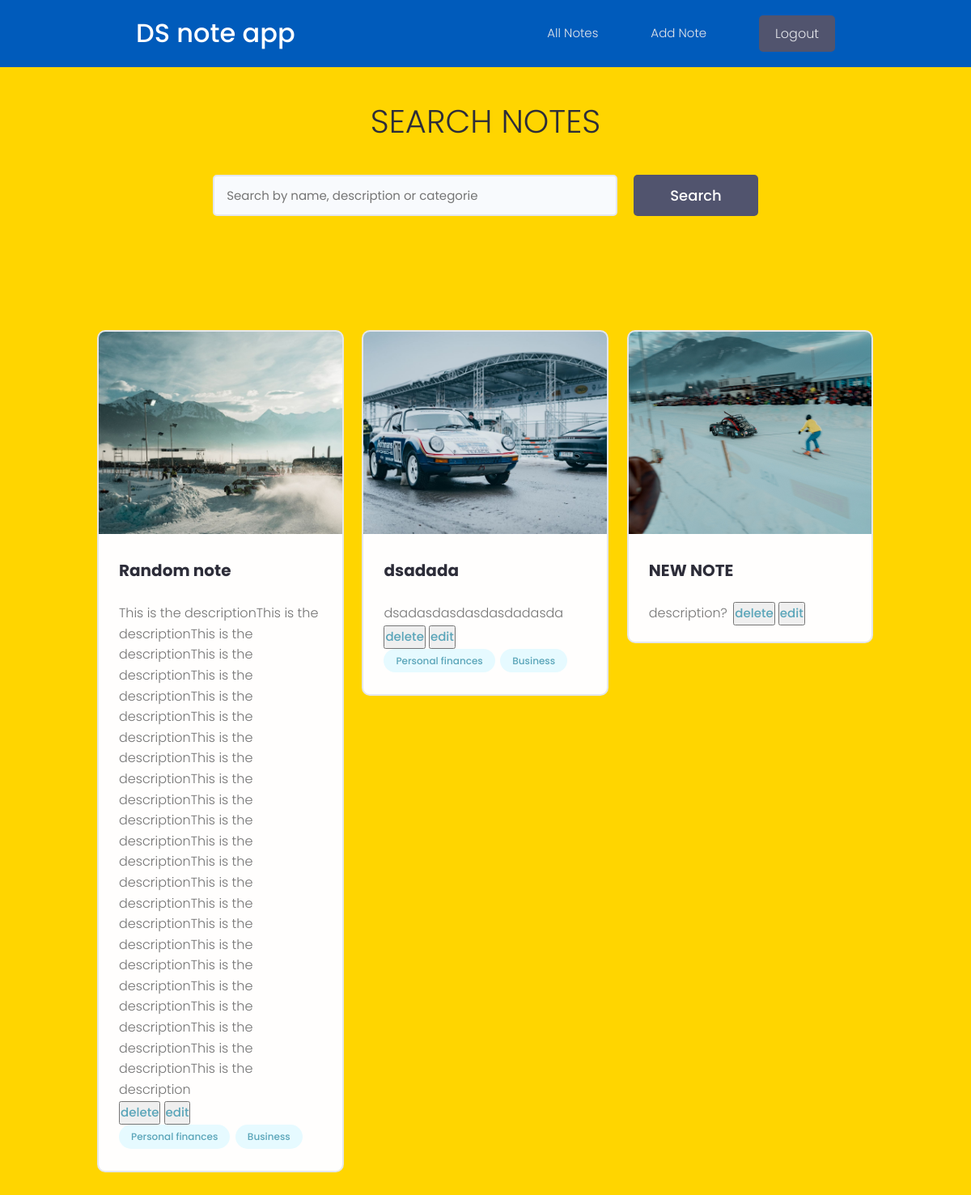
The app's page / (signed in), older data.
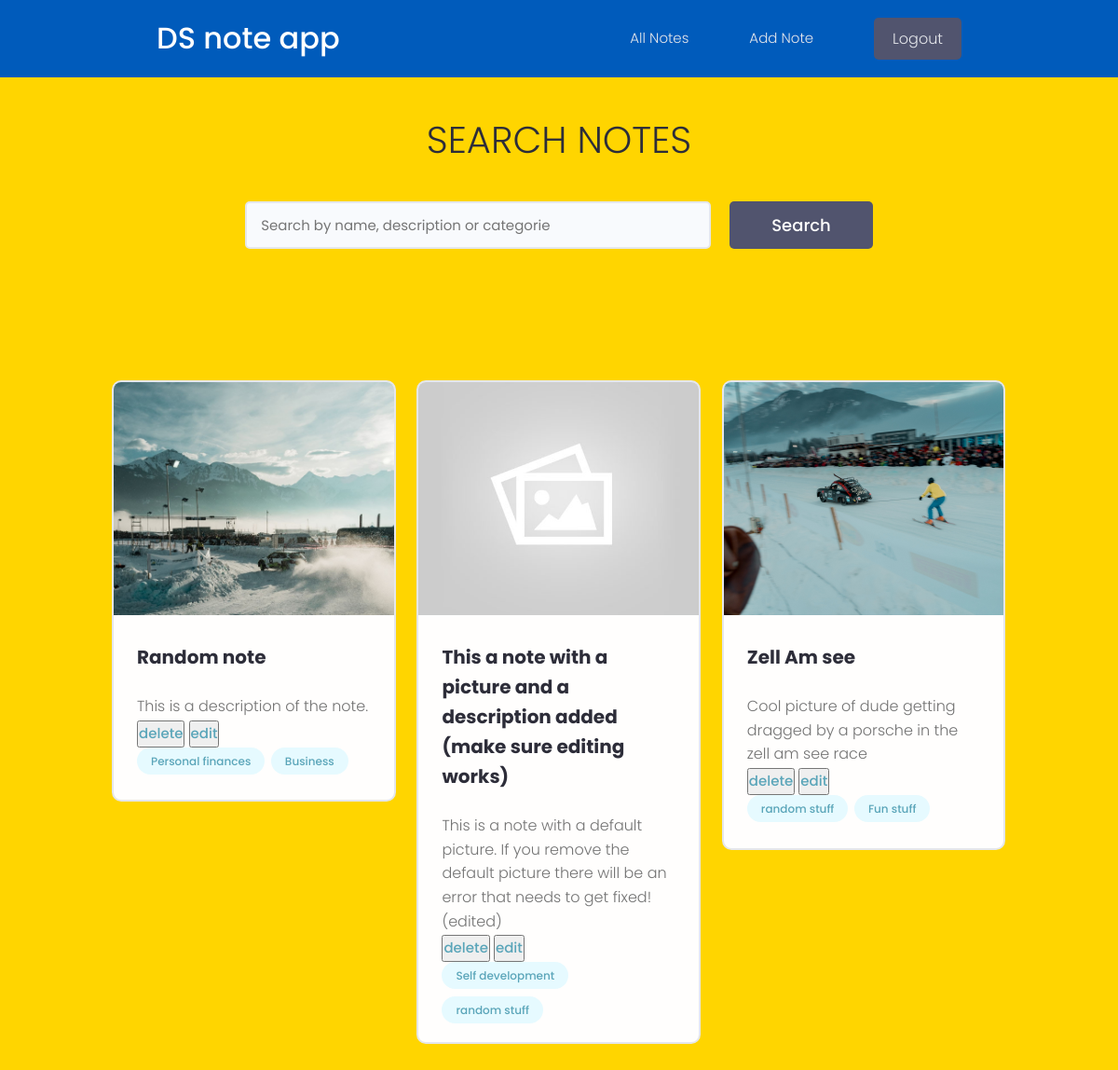
The same page, newer data.
### projects/models.py (models this page shows, shortened)
class Project(models.Model):
    title = models.CharField(max_length=200)
    description = models.TextField(null=True, blank=True)
    featured_image = models.ImageField(
        null=True, blank=True, default="default.jpg")
    demo_link = models.CharField(max_length=2000, blank=True)
    source_link = models.CharField(max_length=2000, null=True, blank=True)
    tags = models.ManyToManyField('Tag', blank=True)
    vote_total = models.IntegerField(default=0, null=True, blank=True)
    vote_ratio= models.IntegerField(default=0, null=True, blank=True)
    created = models.DateTimeField(auto_now_add=True)
    id = models.UUIDField(default=uuid.uuid4, unique=True, primary_key=True, editable=False)

class Tag(models.Model):
    name = models.CharField(max_length=200)
    created = models.DateTimeField(auto_now_add=True)
    id = models.UUIDField(default=uuid.uuid4, unique=True,
                         primary_key=True, editable=False)
    def __str__(self):
        return self.name

### projects/views.py (the view)
# urls.py: path('', include('projects.urls')),
@login_required(login_url="login")
def projects(request):
    search_query = ''
    if request.GET.get('search_query'):
        search_query = request.GET.get('search_query')
    tags = Tag.objects.filter(name__icontains=search_query)
    projects = Project.objects.distinct().filter(
        Q(title__icontains=search_query) |
        Q(description__icontains=search_query) |
        Q(tags__in=tags)
    )
    context = {'projects' : projects, 'search-query': search_query}
    return render(request, 'projects/projects.html', context )

### projects/templates/projects/projects.html (shortened to what this page needs)
{% extends 'main.html' %}
{% block content %}
<main class="projects">
    <section class="hero-section text-center" style="background-color: #FFD500">
      <div class="container container--narrow">
        <div class="hero-section__box">
          <h2>Search notes</span></h2>
        </div>
        <div class="hero-section__search">
          <form class="form" action="{% url 'projects' %}" method="get">
            <div class="form__field">
              <input class="input input--text" id="formInput#search" type="text" name="search_query"
                placeholder="Search by name, description or categorie" value="{{search_query}}" />
            </div>
            <input class="btn btn--sub btn--lg" type="submit" value="Search" />
          </form>
        </div>
      </div>
    </section>
    <section class="projectsList">
      <div class="container">
        <div class="grid grid--three">
        {% for project in projects %}
          <div class="column">
            <div class="card project">
              <a href="{% url 'project' project.id %}" class="project">
                <img class="project__thumbnail" src="{{ project.featured_image.url }}" alt="project thumbnail" />
                <div class="card__body">
                  <h3 class="project__title">{{project.title}}</h3>
                  <br>
                  <p>{{project.description}}</p>
                    <button class=""><a href="{% url 'delete-project' project.id %}">delete</a></button>
                    <button class=""><a href="{% url 'update-project' project.id %}">edit</a></button>
                  <br>
                  <div class="project__tags">
                    {% for tag in project.tags.all %}
                    <span class="tag tag--pill tag--main">
                      <small>{{tag}}</small>
                    </span>
                    {% endfor %}
                  </div>
                </div>
              </a>
            </div>
          </div>
          {% endfor %}
  </main>
{% endblock content %}

### templates/main.html (shortened to what this page needs)
<!DOCTYPE html>
{% load static %}
<html lang="en">
<head>
    <link rel="stylesheet" href="https://cdn.iconmonstr.com/1.3.0/css/iconmonstr-iconic-font.min.css" />
    <link rel="stylesheet" href="{% static 'uikit/styles/uikit.css' %}" />
    <link rel="stylesheet" href="{% static 'styles/app.css' %}" />
</head>
<body style="background-color: #FFD500">
    {% include 'navbar.html' %}
    {% block content %}
    {% endblock content %}
</body>
</html>

### templates/navbar.html (shortened to what this page needs)
{% load static %}
<header class="header" style="background-color: #005BBB">
    <div class="container container--narrow" >
      <a href="{% url 'projects' %}" class="header__logo">
        <h3 style="color: white;">DS note app</h3>
      </a>
      <nav class="header__nav">
        <ul class="header__menu">
          {% if request.user.is_authenticated %}
          <li class="header__menuItem"><a href="{% url 'projects' %}">All Notes</a></li>
          <li class="header__menuItem"><a href="{% url 'create-project' %}">Add Note</a></li>
          <li class="header__menuItem"><a href="{% url 'logout' %}" class="btn btn--sub">Logout</a></li>
          {% else %}
          <li class="header__menuItem"><a href="{% url 'login' %}" class="btn btn--sub">Login</a></li>
          {% endif %}
        </ul>
      </nav>
    </div>
  </header>

### static/styles/app.css (style rules this page uses)
:root { --color-sub: #2d2d39; }
.btn--sub { background-color: var(--color-sub-light); }
.card { border: 2px solid var(--color-light); }
img { width: 100%; }
.header { position: sticky; z-index: 111; background-color: var(--color-sub); padding: 1.5rem 0; }
.header > .container { display: flex; justify-content: space-between; align-items: center; }
.header__nav > ul { display: inline-flex; align-items: center; list-style: none; gap: 6.5rem; }
.header__menuItem > a { color: var(--color-light); font-weight: 300; }
.hero-section { height: 40vh; display: flex; align-items: center; background-color: red; }
.hero-section__box { margin-bottom: 4rem; }
.hero-section__box > h2, .hero-section__box > h2 > span { font-size: 4rem; color: var(--color-light); line-height: 1.3; text-transform: uppercase; }
.hero-section__box > h2 { font-weight: 300; }
.hero-section__search > .form { display: flex; align-items: center; justify-content: center; gap: 2rem; }
.hero-section__search > .form input.input--text { width: 50rem; }
.projects > .hero-section { background: var(--color-sub-lighter); height: 30vh; }
.projects .hero-section__box { margin-bottom: 2.5rem; }
.projects .hero-section__box > h2 { color: var(--color-sub); }
.projectsList { margin-top: 8rem; }
.project__thumbnail { height: 25rem; object-fit: cover; object-position: top center; }
.project__title { font-size: 2rem; font-weight: 700; color: var(--color-sub); }

### static/uikit/styles/modules/_variables.css (style rules this page uses)
:root { --color-main: #5aa5b9; --color-main-light: #e6faff; --color-sub: #3f4156; --color-sub-light: #51546e; --color-sub-lighter: #ededfd; --color-text: #737373; --color-gray: #8b8b8b; --color-light: #e5e7eb; --color-light-gray: #767676; --color-bg: #f8fafd; --color-white: #fffefd; --color-white-light: #f3f3f3; --color-success: #359e64; --color-success-bg: #def8e8; --color-error: #fc4b0b; --color-error-bg: #fff2ee; --font-base: 'Poppins', arial, helvetica, 'Segoe UI', roboto, ubuntu, sans-serif; --font-monospace: 'Fira Code', 'Courier New', courier, monospace; --font-regular: 300; --font-medium: 500; --font-bold: 700; --generic-shadow: 1px 1px 5px #00000010; --generic-transition: all 0.3s ease-in-out; }

### static/uikit/styles/modules/_base.css (style rules this page uses)
* { margin: 0; padding: 0; box-sizing: border-box; text-rendering: optimizeLegibility; color: inherit; font-size: inherit; }
html { font-size: 50%; }
@media only screen and (min-width: 480px) { html { font-size: 56.25%; } }
@media only screen and (min-width: 1200px) { html { font-size: 62.5%; } }
body { line-height: 1.6; font-weight: 400; font-size: 1.5rem; color: var(--color-text); background-color: var(--color-bg); min-height: 100vh; }

### static/uikit/styles/modules/_typography.css (style rules this page uses)
* { font-family: var(--font-base); }
h2 { font-size: 3.6rem; font-weight: var(--font-bold); }
h3 { font-size: 3.2rem; font-weight: var(--font-medium); }
p, span, strong { font-size: 1.6rem; color: var(--color-text); font-weight: var(--font-regular); }
a { padding-bottom: 2px; text-decoration: none; display: inline-block; color: var(--color-main); font-weight: var(--font-medium); }

### static/uikit/styles/modules/_utilities.css (style rules this page uses)
.container { width: 92%; max-width: 165rem; margin: 0 auto; box-sizing: border-box; }
.container--narrow { width: 92%; max-width: 120rem; }
@media screen and (min-width: 1000px) { .container { width: 90%; } }
@media screen and (min-width: 1000px) { .container--narrow { width: 85%; } }
@media screen and (min-width: 1200px) { .container { width: 80%; } }
@media screen and (min-width: 1200px) { .container--narrow { width: 72%; } }
.text-center { text-align: center; }

### static/uikit/styles/modules/_button.css (style rules this page uses)
.btn { display: inline-block; position: relative; cursor: pointer; background-color: var(--color-light); font-weight: var(--font-medium); color: var(--color-sub); text-decoration: none; padding: 1rem 2rem; border-radius: 0.5rem; border: none; width: -webkit-fit-content; width: -moz-fit-content; width: fit-content; height: -webkit-fit-content; height: -moz-fit-content; height: fit-content; font-size: 1.6rem; outline-width: 0; outline-color: transparent; -webkit-backface-visibility: hidden; backface-visibility: hidden; transition: all 0.3s ease-in-out; }
.btn--sub { background-color: var(--color-sub); color: var(--color-white); }
.btn--lg { font-size: 1.8rem; padding: 1.2rem 4.5rem; }

### static/uikit/styles/modules/_card.css (style rules this page uses)
.card { border-radius: 1rem; background-color: var(--color-white); border: 1.5px solid var(--color-light); width: auto; height: auto; margin-top: 0.5rem; margin-bottom: 0.5rem; overflow: hidden; }
.card__body, .card__header { padding: 2rem 2.5rem; }

Row changes from the older to the newer data that the page shows:
removed Project: featured_image (picture), title "dsadada", description "dsadasdasdasdasdadasda", Tag (name "Personal finances"), Tag (name "Business")
changed Project "Random note": description "This is the descriptionThis is the descriptionThis is the descriptionThis is the descriptionThis is the descriptionThis is the descriptionThis is the descriptionThis is the descriptionThis is the descriptionThis is the descriptionThis is the descriptionThis is the descriptionThis is the descriptionThis is the descriptionThis is the descriptionThis is the descriptionThis is the descriptionThis is the descriptionThis is the descriptionThis is the descriptionThis is the descriptionThis is the descriptionThis is the descriptionThis is the description" → "This is a description of the note."
added Project: featured_image (placeholder picture), title "This a note with a picture and a description added (make sure editing works)", description "This is a note with a default picture. If you remove the default picture there will be an error that needs to get fixed! (edited)"
added Tag: name "Self development", shown under "This a note with a picture and a description added (make sure editing works)"
added Tag: name "random stuff"
changed Project: title "NEW NOTE" → "Zell Am see"; description "description?" → "Cool picture of dude getting dragged by a porsche in the zell am see race"
added Tag: name "Fun stuff", shown under Project "Zell Am see"
